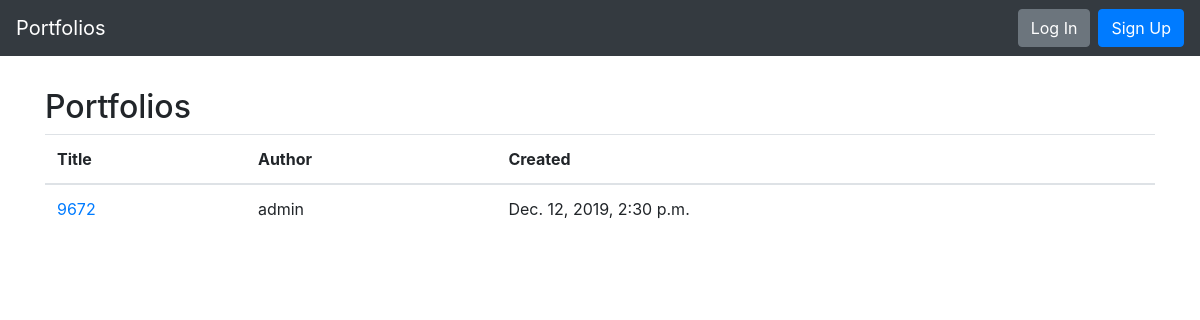
Before: / with the older database file.
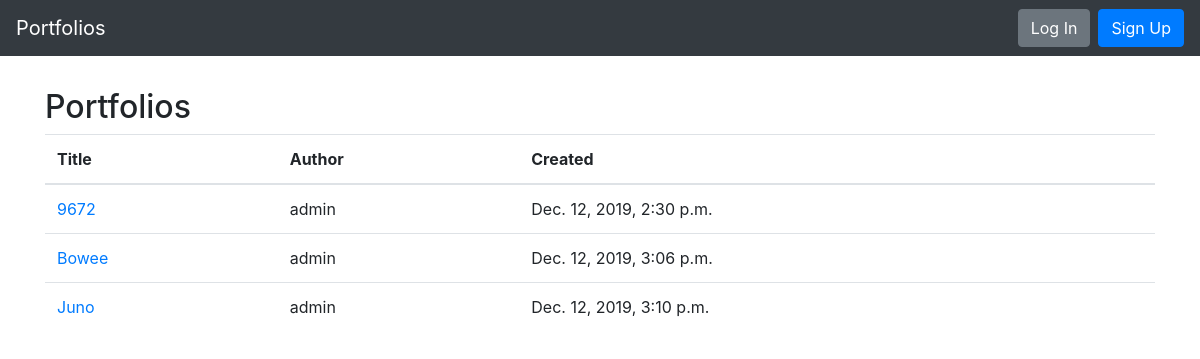
After: the same page with the newer database file.
### portfolio/models.py (models this page shows, shortened)
class Portfolio(models.Model):
    title = models.CharField(max_length=10, unique=True)
    author = models.ForeignKey(User, on_delete=models.PROTECT)
    created = models.DateTimeField(auto_now_add=True, help_text="The date and time this page was created. Automatically generated when the model saves.")
    slug = models.CharField(max_length=10, blank=True, editable=False,
                            help_text="Unique URL path to access this page. Generated by the system.")

### portfolio/views.py (the view)
# urls.py: path('', PortfoliosView.as_view() , name='portfolio-view-page'),
class PortfoliosView(ListView):
    model = Portfolio
    def get(self, request):
        portfolios = Portfolio.objects.all()
        return render(request, 'portfolios.html', {
        'portfolios' : portfolios
        })

### portfolio/templates/portfolios.html
{% extends 'base.html' %}
#{% regroup portfolios|dictsort:'author' by request.user as user_portfolios %}
{% block content %}
<h2>Portfolios</h2>
<table class="table">
    <thead>
        <tr>
            <th>Title</th>
            <th>Author</th>
            <th>Created</th>
        </tr>
    </thead>
    <tbody>
        {% for portfolio in portfolios %}
            <tr>
                <td><a href="{{ portfolio.slug }}">{{ portfolio.title }}</a></td>
                <td>{{ portfolio.author }}</td>
                <td>{{ portfolio.created }}</td>
            </tr>
        {% endfor %}
    </tbody>
</table>
{% endblock %}

Changed rows visible on the page:
added Portfolio: title "Bowee", author "admin", created "Dec. 12, 2019, 3:06 p.m."
added Portfolio: title "Juno", author "admin", created "Dec. 12, 2019, 3:10 p.m."
